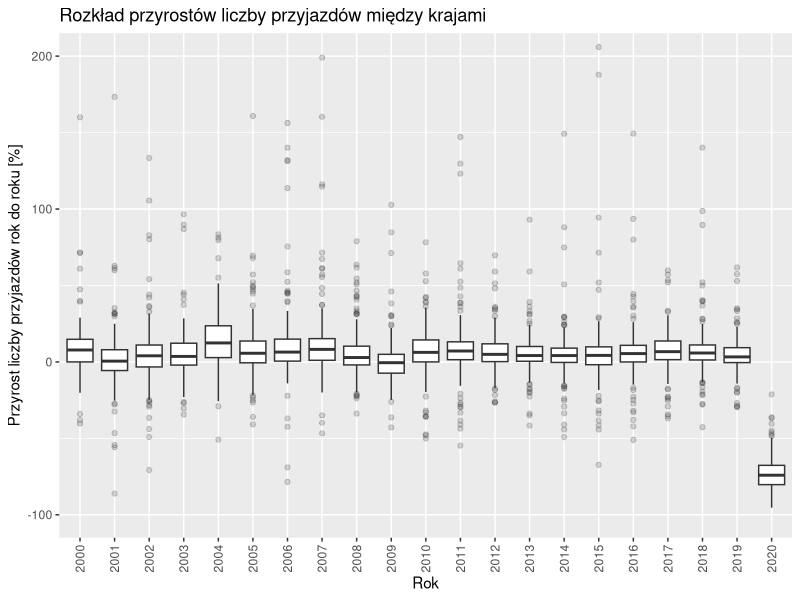
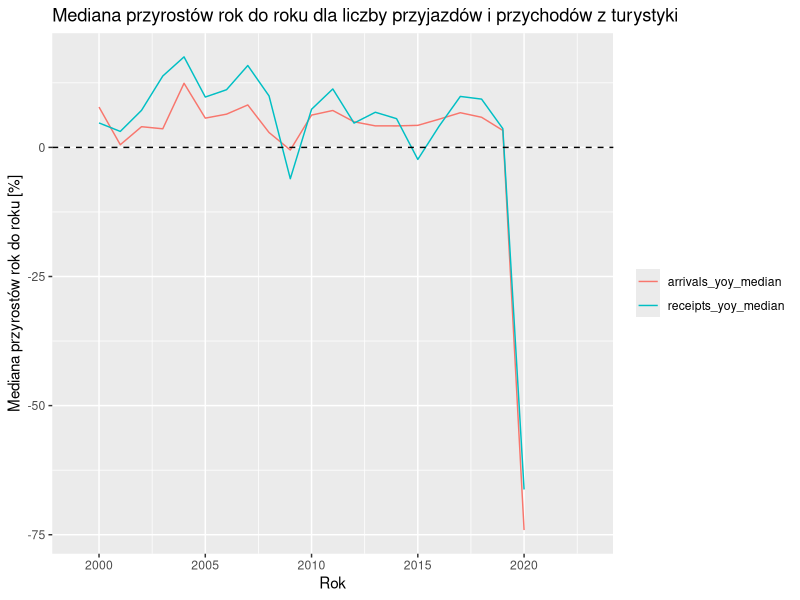
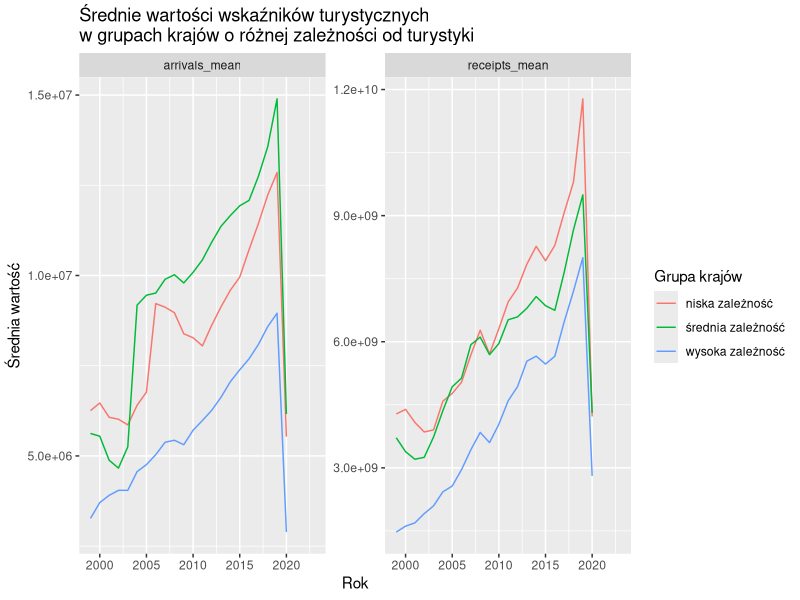
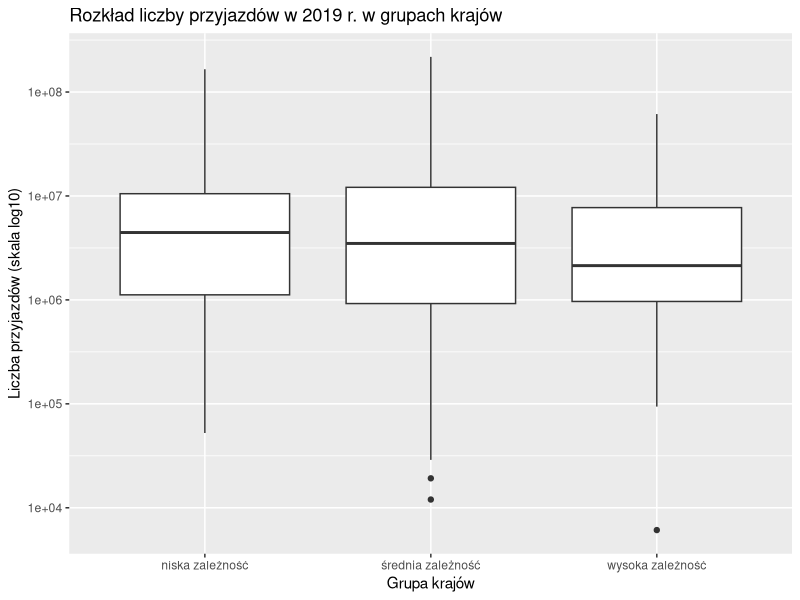
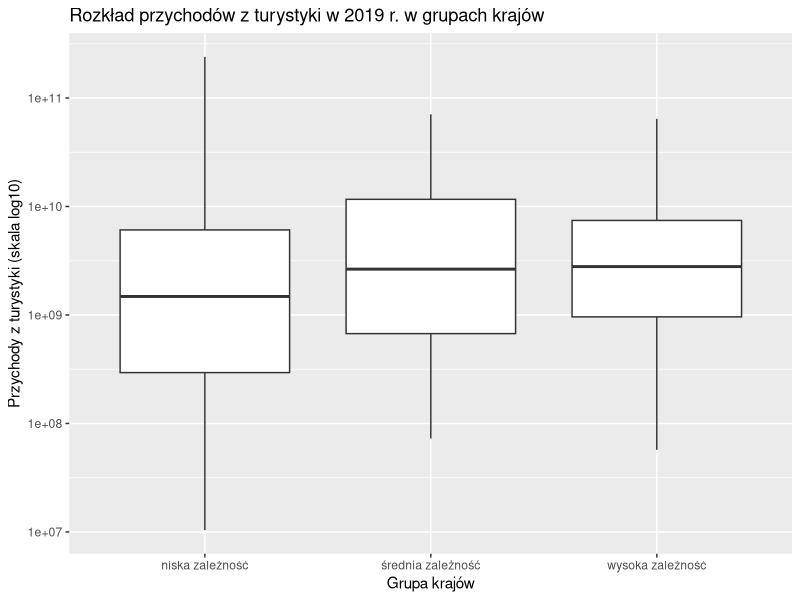
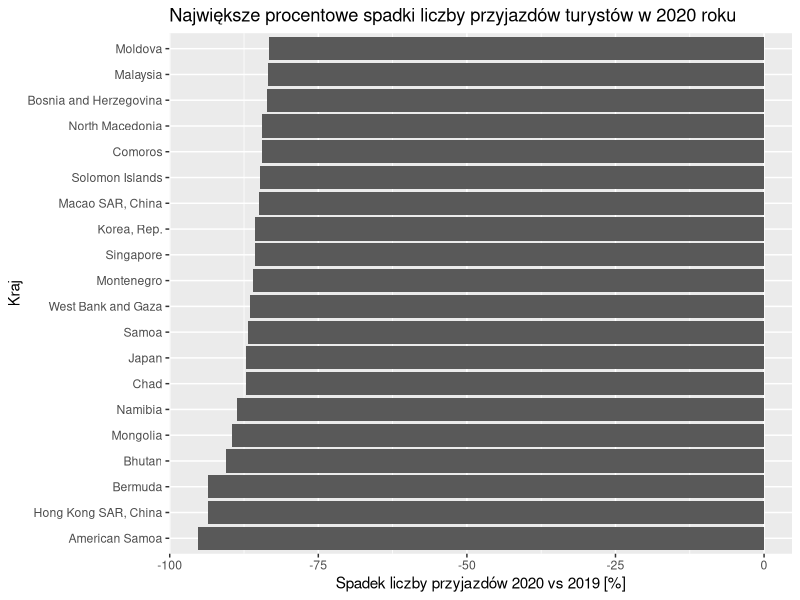
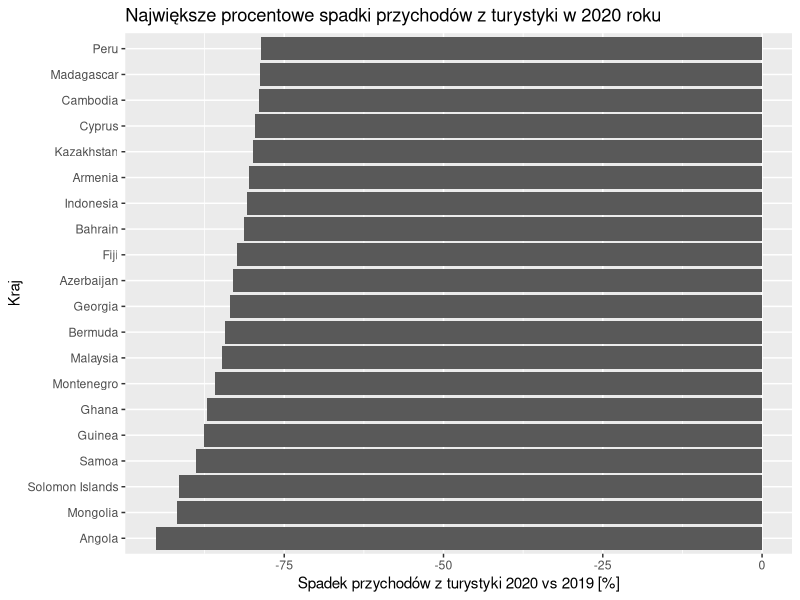
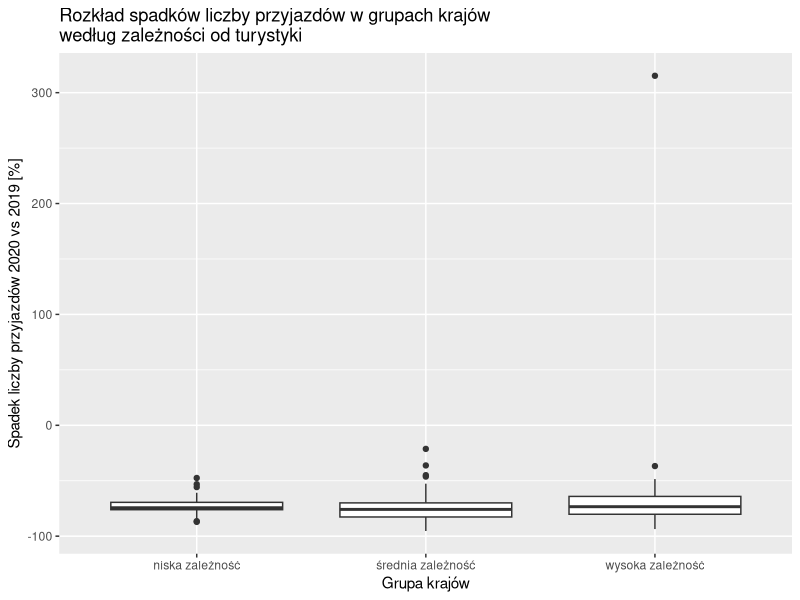

Recreate these plots in R, in order.
## ---- chunk 1
knitr::opts_chunk$set(
  echo = TRUE,
  message = FALSE,
  warning = FALSE
)

library(tidyverse)
library(readr)
library(skimr)
library(tibble)
## ---- chunk 2
tourism <- read_csv("../data/clean/world_tourism_economy_data_clean.csv")

glimpse(tourism)
## ---- chunk 3
vars_core <- c(
  "tourism_arrivals",
  "tourism_receipts",
  "tourism_expenditures",
  "tourism_exports",
  "tourism_departures",
  "gdp",
  "inflation",
  "unemployment"
)

tourism_core <- tourism %>%
  select(country, country_code, year, all_of(vars_core))
## ---- chunk 4
tourism_yoy <- tourism_core %>%
  group_by(country) %>%
  arrange(year, .by_group = TRUE) %>%
  mutate(
    arrivals_yoy_abs = tourism_arrivals - lag(tourism_arrivals),
    receipts_yoy_abs = tourism_receipts - lag(tourism_receipts),
    gdp_yoy_abs      = gdp - lag(gdp),
    arrivals_yoy_pct = if_else(
      lag(tourism_arrivals) > 0,
      100 * (tourism_arrivals - lag(tourism_arrivals)) / lag(tourism_arrivals),
      NA_real_
    ),
    receipts_yoy_pct = if_else(
      lag(tourism_receipts) > 0,
      100 * (tourism_receipts - lag(tourism_receipts)) / lag(tourism_receipts),
      NA_real_
    ),
    gdp_yoy_pct = if_else(
      lag(gdp) > 0,
      100 * (gdp - lag(gdp)) / lag(gdp),
      NA_real_
    )
  ) %>%
  ungroup()

tourism_yoy %>%
  select(country, year,
         arrivals_yoy_abs, arrivals_yoy_pct,
         receipts_yoy_abs, receipts_yoy_pct,
         gdp_yoy_abs, gdp_yoy_pct) %>%
  head()
## ---- chunk 5
yoy_summary <- tourism_yoy %>%
  group_by(year) %>%
  summarise(
    arrivals_yoy_median = median(arrivals_yoy_pct, na.rm = TRUE),
    arrivals_yoy_p25    = quantile(arrivals_yoy_pct, 0.25, na.rm = TRUE),
    arrivals_yoy_p75    = quantile(arrivals_yoy_pct, 0.75, na.rm = TRUE),
    receipts_yoy_median = median(receipts_yoy_pct, na.rm = TRUE),
    receipts_yoy_p25    = quantile(receipts_yoy_pct, 0.25, na.rm = TRUE),
    receipts_yoy_p75    = quantile(receipts_yoy_pct, 0.75, na.rm = TRUE),
    .groups = "drop"
  )

yoy_summary
## ---- chunk 6
tourism_yoy %>%
  filter(!is.na(arrivals_yoy_pct)) %>%
  ggplot(aes(x = factor(year), y = arrivals_yoy_pct)) +
  geom_boxplot(outlier.alpha = 0.2) +
  coord_cartesian(ylim = c(-100, 200)) +
  labs(
    x = "Rok",
    y = "Przyrost liczby przyjazdów rok do roku [%]",
    title = "Rozkład przyrostów liczby przyjazdów między krajami"
  ) +
  theme(axis.text.x = element_text(angle = 90, vjust = 0.5))
## ---- chunk 7
yoy_summary_long <- yoy_summary %>%
  select(year,
         arrivals_yoy_median, receipts_yoy_median) %>%
  pivot_longer(
    cols = -year,
    names_to = "variable",
    values_to = "value"
  )

ggplot(yoy_summary_long, aes(x = year, y = value, colour = variable)) +
  geom_line() +
  geom_hline(yintercept = 0, linetype = "dashed") +
  labs(
    x = "Rok",
    y = "Mediana przyrostów rok do roku [%]",
    colour = NULL,
    title = "Mediana przyrostów rok do roku dla liczby przyjazdów i przychodów z turystyki"
  )
## ---- chunk 8
tourism_dep_index <- tourism_core %>%
  filter(year >= 2015, year <= 2019) %>%
  mutate(
    receipts_to_gdp = tourism_receipts / gdp
  ) %>%
  group_by(country, country_code) %>%
  summarise(
    mean_receipts_to_gdp = mean(receipts_to_gdp, na.rm = TRUE),
    .groups = "drop"
  ) %>%
  filter(!is.na(mean_receipts_to_gdp))

quantiles <- quantile(tourism_dep_index$mean_receipts_to_gdp,
                      probs = c(1/3, 2/3), na.rm = TRUE)

quantiles
## ---- chunk 9
tourism_dep_index <- tourism_dep_index %>%
  mutate(
    dep_group = case_when(
      mean_receipts_to_gdp < quantiles[1] ~ "niska zależność",
      mean_receipts_to_gdp < quantiles[2] ~ "średnia zależność",
      TRUE                               ~ "wysoka zależność"
    )
  )

tourism_dep_index %>%
  count(dep_group)
## ---- chunk 10
tourism_grouped <- tourism_core %>%
  left_join(tourism_dep_index %>% select(country, dep_group),
            by = "country")
## ---- chunk 11
group_avg_by_year <- tourism_grouped %>%
  filter(!is.na(dep_group)) %>%
  group_by(dep_group, year) %>%
  summarise(
    arrivals_mean = mean(tourism_arrivals, na.rm = TRUE),
    receipts_mean = mean(tourism_receipts, na.rm = TRUE),
    .groups = "drop"
  )

group_avg_by_year_long <- group_avg_by_year %>%
  pivot_longer(
    cols = c(arrivals_mean, receipts_mean),
    names_to = "variable",
    values_to = "value"
  )
## ---- chunk 12
ggplot(group_avg_by_year_long,
       aes(x = year, y = value, colour = dep_group)) +
  geom_line() +
  facet_wrap(~ variable, scales = "free_y") +
  labs(
    x = "Rok",
    y = "Średnia wartość",
    colour = "Grupa krajów",
    title = "Średnie wartości wskaźników turystycznych
w grupach krajów o różnej zależności od turystyki"
  )
## ---- chunk 13
group_2019 <- tourism_grouped %>%
  filter(year == 2019, !is.na(dep_group)) %>%
  select(country, dep_group, tourism_arrivals, tourism_receipts)

ggplot(group_2019, aes(x = dep_group, y = tourism_arrivals)) +
  geom_boxplot() +
  scale_y_log10() +
  labs(
    x = "Grupa krajów",
    y = "Liczba przyjazdów (skala log10)",
    title = "Rozkład liczby przyjazdów w 2019 r. w grupach krajów"
  )

ggplot(group_2019, aes(x = dep_group, y = tourism_receipts)) +
  geom_boxplot() +
  scale_y_log10() +
  labs(
    x = "Grupa krajów",
    y = "Przychody z turystyki (skala log10)",
    title = "Rozkład przychodów z turystyki w 2019 r. w grupach krajów"
  )
## ---- chunk 14
covid_global <- tourism_core %>%
  filter(year %in% c(2019, 2020)) %>%
  group_by(year) %>%
  summarise(
    arrivals_mean  = mean(tourism_arrivals,  na.rm = TRUE),
    receipts_mean  = mean(tourism_receipts,  na.rm = TRUE),
    gdp_mean       = mean(gdp,              na.rm = TRUE),
    .groups = "drop"
  )

covid_global
## ---- chunk 15
covid_drop_arrivals <- tourism_core %>%
  filter(year %in% c(2019, 2020)) %>%
  select(country, year, tourism_arrivals) %>%
  pivot_wider(
    names_from = year,
    values_from = tourism_arrivals,
    names_prefix = "arrivals_"
  ) %>%
  filter(!is.na(arrivals_2019), !is.na(arrivals_2020),
         arrivals_2019 > 0) %>%
  mutate(
    drop_abs = arrivals_2020 - arrivals_2019,
    drop_pct = 100 * (arrivals_2020 - arrivals_2019) / arrivals_2019
  )

covid_drop_arrivals_top <- covid_drop_arrivals %>%
  arrange(drop_pct) %>%
  slice_head(n = 20)

covid_drop_arrivals_top
## ---- chunk 16
ggplot(covid_drop_arrivals_top,
       aes(x = reorder(country, drop_pct), y = drop_pct)) +
  geom_col() +
  coord_flip() +
  labs(
    x = "Kraj",
    y = "Spadek liczby przyjazdów 2020 vs 2019 [%]",
    title = "Największe procentowe spadki liczby przyjazdów turystów w 2020 roku"
  )
## ---- chunk 17
covid_drop_receipts <- tourism_core %>%
  filter(year %in% c(2019, 2020)) %>%
  select(country, year, tourism_receipts) %>%
  pivot_wider(
    names_from = year,
    values_from = tourism_receipts,
    names_prefix = "receipts_"
  ) %>%
  filter(!is.na(receipts_2019), !is.na(receipts_2020),
         receipts_2019 > 0) %>%
  mutate(
    drop_abs = receipts_2020 - receipts_2019,
    drop_pct = 100 * (receipts_2020 - receipts_2019) / receipts_2019
  )

covid_drop_receipts_top <- covid_drop_receipts %>%
  arrange(drop_pct) %>%
  slice_head(n = 20)

covid_drop_receipts_top
## ---- chunk 18
ggplot(covid_drop_receipts_top,
       aes(x = reorder(country, drop_pct), y = drop_pct)) +
  geom_col() +
  coord_flip() +
  labs(
    x = "Kraj",
    y = "Spadek przychodów z turystyki 2020 vs 2019 [%]",
    title = "Największe procentowe spadki przychodów z turystyki w 2020 roku"
  )
## ---- chunk 19
covid_group_drop <- tourism_grouped %>%
  filter(year %in% c(2019, 2020), !is.na(dep_group)) %>%
  select(country, dep_group, year, tourism_arrivals, tourism_receipts) %>%
  pivot_wider(
    names_from = year,
    values_from = c(tourism_arrivals, tourism_receipts),
    names_sep = "_"
  ) %>%
  filter(!is.na(tourism_arrivals_2019), !is.na(tourism_arrivals_2020),
         tourism_arrivals_2019 > 0) %>%
  mutate(
    arrivals_drop_pct  = 100 * (tourism_arrivals_2020 - tourism_arrivals_2019) / tourism_arrivals_2019,
    receipts_drop_pct  = if_else(
      !is.na(tourism_receipts_2019) & tourism_receipts_2019 > 0,
      100 * (tourism_receipts_2020 - tourism_receipts_2019) / tourism_receipts_2019,
      NA_real_
    )
  )

covid_group_drop %>%
  group_by(dep_group) %>%
  summarise(
    arrivals_drop_median  = median(arrivals_drop_pct, na.rm = TRUE),
    receipts_drop_median  = median(receipts_drop_pct, na.rm = TRUE),
    .groups = "drop"
  )
## ---- chunk 20
ggplot(covid_group_drop,
       aes(x = dep_group, y = arrivals_drop_pct)) +
  geom_boxplot() +
  labs(
    x = "Grupa krajów",
    y = "Spadek liczby przyjazdów 2020 vs 2019 [%]",
    title = "Rozkład spadków liczby przyjazdów w grupach krajów
według zależności od turystyki"
  )

ggplot(covid_group_drop,
       aes(x = dep_group, y = receipts_drop_pct)) +
  geom_boxplot() +
  labs(
    x = "Grupa krajów",
    y = "Spadek przychodów z turystyki 2020 vs 2019 [%]",
    title = "Rozkład spadków przychodów z turystyki w grupach krajów
według zależności od turystyki"
  )
